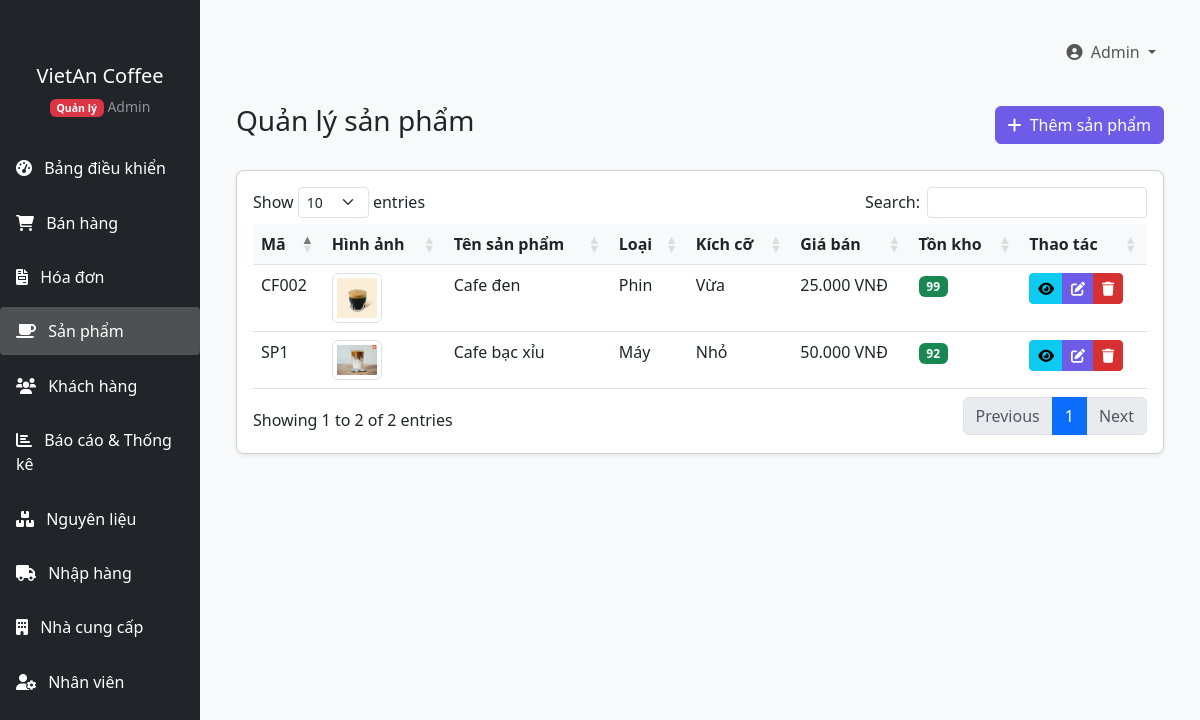
Screenshot of /QuanLyCafe/index.php?page=products (signed in) with the database file from the repository.
### tables this page shows
CREATE TABLE `products` (
  `id` int(11) NOT NULL,
  `code` varchar(20) NOT NULL,
  `name` varchar(100) NOT NULL,
  `category_id` int(11) DEFAULT NULL,
  `type` enum('phin','machine','instant') NOT NULL,
  `size` enum('small','medium','large') NOT NULL,
  `price` decimal(10,2) NOT NULL,
  `description` text DEFAULT NULL,
  `stock_quantity` int(11) DEFAULT 0,
  `image` varchar(255) DEFAULT NULL,
  `created_at` timestamp NOT NULL DEFAULT current_timestamp(),
  `updated_at` timestamp NOT NULL DEFAULT current_timestamp() ON UPDATE current_timestamp()
);

### QuanLyCafe/models/Product.php (called while the page is built, shortened)
<?php
class Product {
    private $conn;
    public function __construct($db) {
        $this->conn = $db;
    }
    public function getAll() {
        $query = "SELECT p.*, c.name as category_name
                  FROM products p
                  LEFT JOIN categories c ON p.category_id = c.id
                  ORDER BY p.name ASC";
        $result = $this->conn->query($query);
        return $result->fetch_all(MYSQLI_ASSOC);
    }
}

### QuanLyCafe/includes/functions.php (called while the page is built, shortened)
<?php
function formatCurrency($amount) {
    return number_format($amount, 0, ',', '.') . ' VNĐ';
}

### QuanLyCafe/views/products/index.php (the view, shortened to what this page needs)
<?php include 'includes/header.php'; ?>
<div class="container-fluid">
    <div class="d-flex justify-content-between align-items-center mb-4">
        <h1 class="h3">Quản lý sản phẩm</h1>
        <a href="index.php?page=products&action=create" class="btn btn-primary">
            <i class="fas fa-plus me-1"></i> Thêm sản phẩm
        </a>
    </div>
    <div class="card">
        <div class="card-body">
            <div class="table-responsive">
                <table class="table table-hover datatable">
                    <thead>
                        <tr>
                            <th>Mã</th>
                            <th>Hình ảnh</th>
                            <th>Tên sản phẩm</th>
                            <th>Loại</th>
                            <th>Kích cỡ</th>
                            <th>Giá bán</th>
                            <th>Tồn kho</th>
                            <th>Thao tác</th>
                        </tr>
                    </thead>
                    <tbody>
                        <?php if (empty($products)): ?>
                            <tr>
                                <td colspan="8" class="text-center">Không có dữ liệu</td>
                            </tr>
                        <?php else: ?>
                            <?php foreach ($products as $item): ?>
                                <tr>
                                    <td><?php echo $item['code']; ?></td>
                                    <td>
                                        <?php if (!empty($item['image']) && file_exists('assets/images/products/' . $item['image'])): ?>
                                            <img src="assets/images/products/<?php echo $item['image']; ?>" alt="<?php echo $item['name']; ?>" class="img-thumbnail" width="50">
                                        <?php else: ?>
                                            <img src="assets/images/no-image.jpg" alt="No Image" class="img-thumbnail" width="50">
                                        <?php endif; ?>
                                    </td>
                                    <td><?php echo $item['name']; ?></td>
                                    <td>
                                        <?php
                                        switch ($item['type']) {
                                            case 'phin':
                                                echo 'Phin';
                                                break;
                                            case 'machine':
                                                echo 'Máy';
                                                break;
                                        }
                                        ?>
                                    </td>
                                    <td>
                                        <?php
                                        switch ($item['size']) {
                                            case 'small':
                                                echo 'Nhỏ';
                                                break;
                                            case 'medium':
                                                echo 'Vừa';
                                                break;
                                        }
                                        ?>
                                    </td>
                                    <td><?php echo formatCurrency($item['price']); ?></td>
                                    <td>
                                        <?php if ($item['stock_quantity'] <= 10): ?>
                                            <span class="badge bg-danger"><?php echo $item['stock_quantity']; ?></span>
                                        <?php else: ?>
                                            <span class="badge bg-success"><?php echo $item['stock_quantity']; ?></span>
                                        <?php endif; ?>
                                    </td>
                                    <td>
                                        <div class="btn-group">
                                            <a href="index.php?page=products&action=view&id=<?php echo $item['id']; ?>" class="btn btn-sm btn-info" data-bs-toggle="tooltip" title="Xem chi tiết">
                                                <i class="fas fa-eye"></i>
                                            </a>
                                            <a href="index.php?page=products&action=edit&id=<?php echo $item['id']; ?>" class="btn btn-sm btn-primary" data-bs-toggle="tooltip" title="Sửa">
                                                <i class="fas fa-edit"></i>
                                            </a>
                                            <a href="index.php?page=products&action=delete&id=<?php echo $item['id']; ?>" class="btn btn-sm btn-danger btn-delete" data-bs-toggle="tooltip" title="Xóa">
                                                <i class="fas fa-trash"></i>
                                            </a>
                                        </div>
                                    </td>
                                </tr>
                            <?php endforeach; ?>
                        <?php endif; ?>
                    </tbody>
                </table>
            </div>
        </div>
    </div>
</div>
<?php include 'includes/footer.php'; ?>

### QuanLyCafe/assets/css/style.css (style rules this page uses)
body { font-family: 'Segoe UI', Tahoma, Geneva, Verdana, sans-serif; background-color: #f8f9fa; }
.card { border-radius: 0.5rem; box-shadow: 0 0.125rem 0.25rem rgba(0, 0, 0, 0.075); margin-bottom: 1.5rem; }
.btn-primary { background-color: #6c5ce7; border-color: #6c5ce7; }
.btn-danger { background-color: #d63031; border-color: #d63031; }
.table th { font-weight: 600; background-color: #f8f9fa; }

### rows the page displays
products: code "SP1", image (picture), name "Cafe bạc xỉu", type "Máy", size "Nhỏ", price "50.000 VNĐ", stock_quantity "92"
products: code "CF002", image (picture), name "Cafe đen", type "Phin", size "Vừa", price "25.000 VNĐ", stock_quantity "99"

### other values shown
getCurrentUserName() "Admin"
